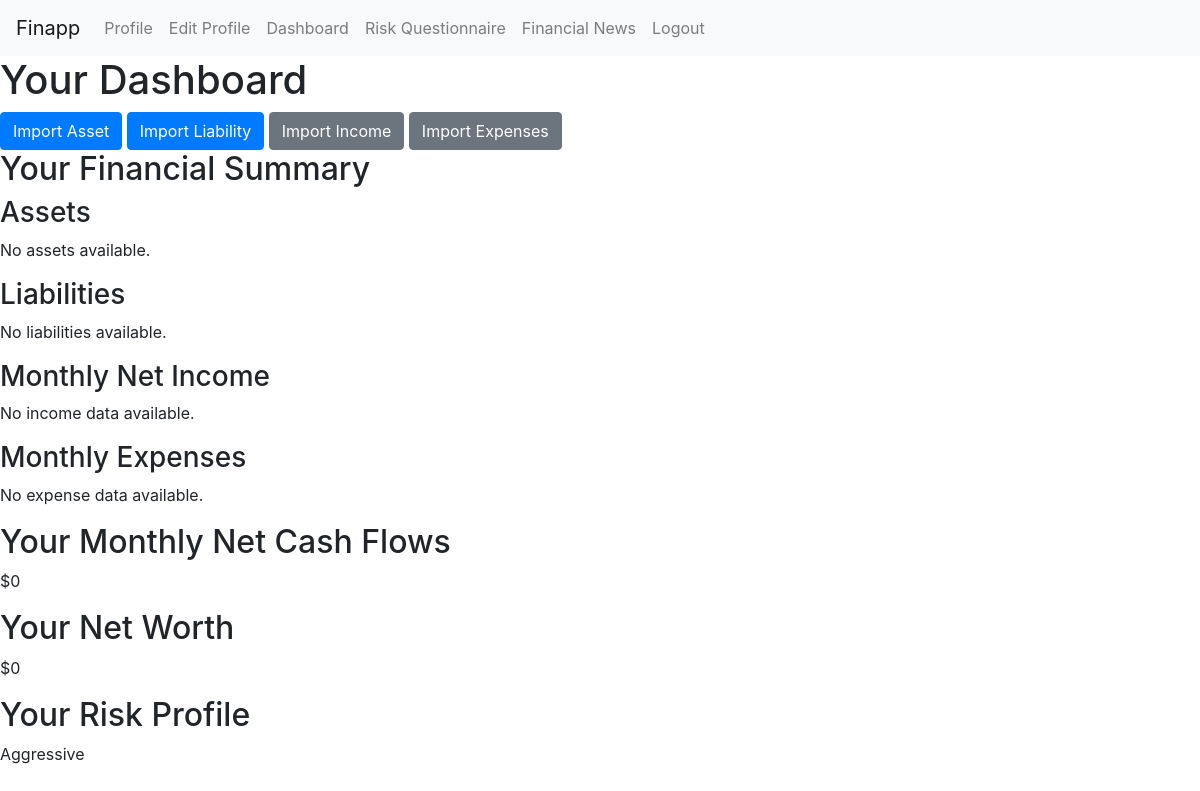
The page /Finapp/dashboard/ (signed in) on the database as committed earlier.
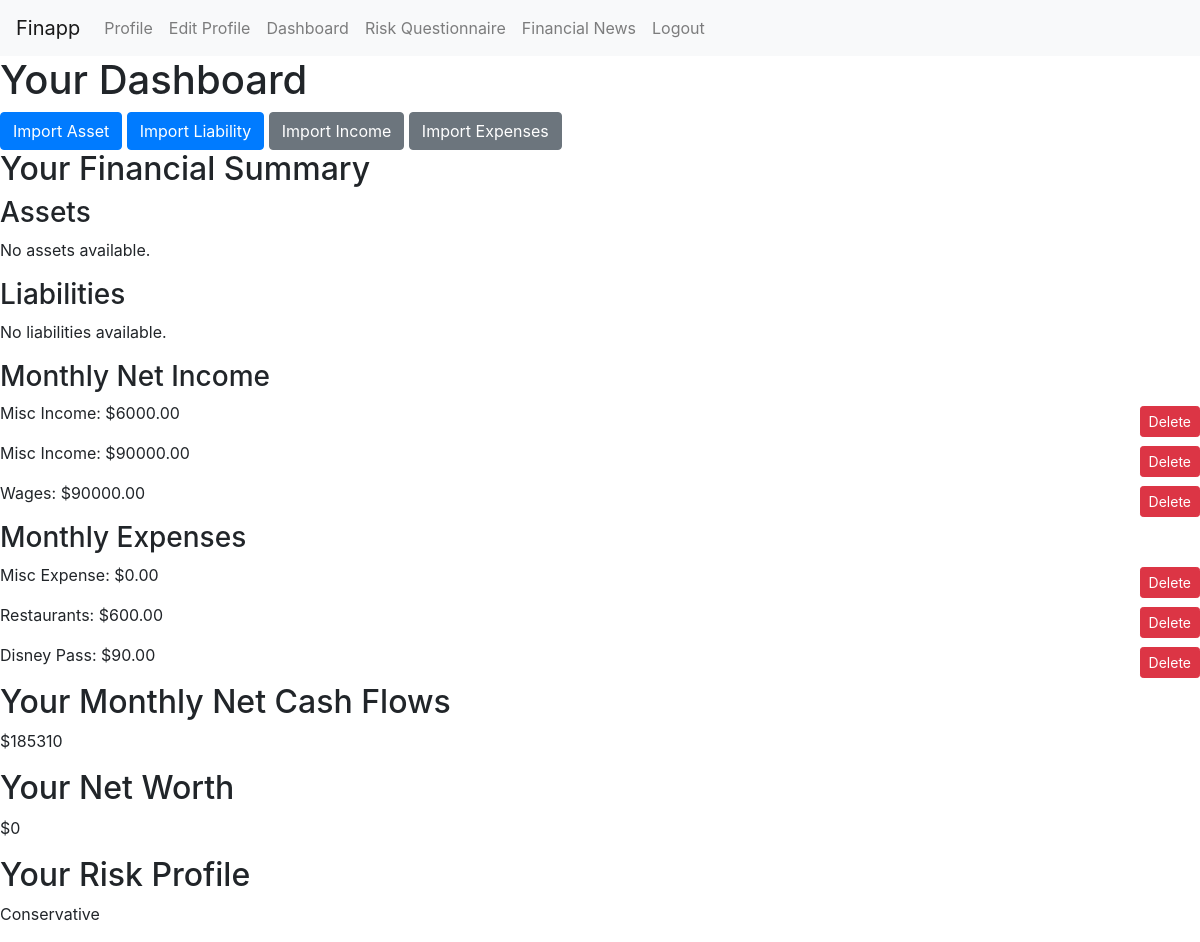
The same page on the database as committed later.
### Finapp/models.py (models this page shows, shortened)
class UserProfile(models.Model):
    user = models.OneToOneField(User, on_delete=models.CASCADE)
    full_name = models.CharField(max_length=255)
    bio = models.TextField(blank=True)
    profile_picture = models.ImageField(upload_to='profile_pics/', blank=True)
    risk_profile = models.CharField(max_length=50, blank=True, null=True)

class Income(models.Model):
    user = models.ForeignKey(User, on_delete=models.CASCADE)
    name = models.CharField(max_length=100, default='Misc Income')
    net_income = models.DecimalField(max_digits=10, decimal_places=2)
    date_added = models.DateField(auto_now_add=True)

class Expense(models.Model):
    user = models.ForeignKey(User, on_delete=models.CASCADE)
    name = models.CharField(max_length=100, default='Misc Expense')
    amount = models.DecimalField(max_digits=10, decimal_places=2)
    date_added = models.DateField(auto_now_add=True)
    expense_type = models.CharField(max_length=50)

### Finapp/views.py (the view)
# urls.py: path('dashboard/', views.dashboard, name='dashboard'),
@login_required
def dashboard(request):
    assets = Asset.objects.filter(user=request.user)
    liabilities = Liability.objects.filter(user=request.user)
    cash_flows = CashFlow.objects.filter(user=request.user)
    user_profile = UserProfile.objects.get(user=request.user)  # Get the user profile
    incomes = Income.objects.filter(user=request.user)
    expenses = Expense.objects.filter(user=request.user)
    total_assets = assets.aggregate(total=Sum('amount'))['total'] or 0
    total_liabilities = liabilities.aggregate(total=Sum('amount'))['total'] or 0
    total_incomes = incomes.aggregate(total=Sum('net_income'))['total'] or 0
    total_expenses = expenses.aggregate(total=Sum('amount'))['total'] or 0
    net_cash_flows = total_incomes - total_expenses
    net_worth = total_assets - total_liabilities
    context = {
        'assets': assets,
        'liabilities': liabilities,
        'cash_flows': cash_flows,  # This may need to be adjusted based on what you store in CashFlow
        'net_worth': net_worth,
        'net_cash_flows': net_cash_flows,  # Added this line
        'risk_profile': user_profile.risk_profile if user_profile else None,
        'incomes': incomes,
        'expenses': expenses,
    }
    return render(request, 'Finapp/dashboard.html', context)

### Finapp/templates/Finapp/dashboard.html
{% extends 'base.html' %}
{% block content %}
    <h1>Your Dashboard</h1>
    <div class="dashboard-links">
        <a href="{% url 'Finapp:import_asset' %}" class="btn btn-primary">Import Asset</a>
        <a href="{% url 'Finapp:import_liability' %}" class="btn btn-primary">Import Liability</a>
        <a href="{% url 'Finapp:import_income' %}" class="btn btn-secondary">Import Income</a>
        <a href="{% url 'Finapp:import_expense' %}" class="btn btn-secondary">Import Expenses</a>
    </div>
    <div class="financial-summary">
        <h2>Your Financial Summary</h2>
        <h3>Assets</h3>
        {% for asset in assets %}
            <div class="financial-data" style="display: flex; justify-content: space-between; align-items: center;">
                <p>{{ asset.name }}: {{ asset.amount }}</p>
                <a href="{% url 'Finapp:delete_asset' asset.id %}" class="btn btn-danger btn-sm" style="margin-left: 10px;">Delete</a>
            </div>
        {% empty %}
            <p>No assets available.</p>
        {% endfor %}
        <h3>Liabilities</h3>
        {% for liability in liabilities %}
            <div class="financial-data" style="display: flex; justify-content: space-between; align-items: center;">
                <p>{{ liability.name }}: {{ liability.amount }}</p>
                <a href="{% url 'Finapp:delete_liability' liability.id %}" class="btn btn-danger btn-sm" style="margin-left: 10px;">Delete</a>
            </div>
        {% empty %}
            <p>No liabilities available.</p>
        {% endfor %}
        <h3>Monthly Net Income</h3>
        {% for income in incomes %}
            <div class="financial-data" style="display: flex; justify-content: space-between; align-items: center;">
                <p>{{ income.name }}: ${{ income.net_income }}</p>
                <a href="{% url 'Finapp:delete_income' income.id %}" class="btn btn-danger btn-sm" style="margin-left: 10px;">Delete</a>
            </div>
        {% empty %}
            <p>No income data available.</p>
        {% endfor %}
        <h3>Monthly Expenses</h3>
        {% for expense in expenses %}
            <div class="financial-data" style="display: flex; justify-content: space-between; align-items: center;">
                <p>{{ expense.name }}: ${{ expense.amount }}</p>
                <a href="{% url 'Finapp:delete_expense' expense.id %}" class="btn btn-danger btn-sm" style="margin-left: 10px;">Delete</a>
            </div>
        {% empty %}
            <p>No expense data available.</p>
        {% endfor %}
        <h2>Your Monthly Net Cash Flows</h2>
        <div class="financial-data">
            <p>${{ net_cash_flows }}</p>
        </div>
    </div>
    <div class="net-worth-section">
        <h2>Your Net Worth</h2>
        <p>${{ net_worth }}</p>
    </div>
    <div class="risk-profile-section">
        <h2>Your Risk Profile</h2>
        <p>{{ risk_profile }}</p>
    </div>
{% endblock %}

Rows that differ between the two databases and show on the page:
added Income: name "Misc Income", net_income "6000.00"
added Income: name "Misc Income", net_income "90000.00"
added Income: name "Wages", net_income "90000.00"
added Expense: name "Misc Expense", amount "0.00"
added Expense: name "Restaurants", amount "600.00"
added Expense: name "Disney Pass", amount "90.00"
changed UserProfile: risk_profile "Aggressive" → "Conservative"
Other text that changed with them:
{{ net_cash_flows }}: "0" → "185310"
text no longer shown: "No income data available. No expense data available."
